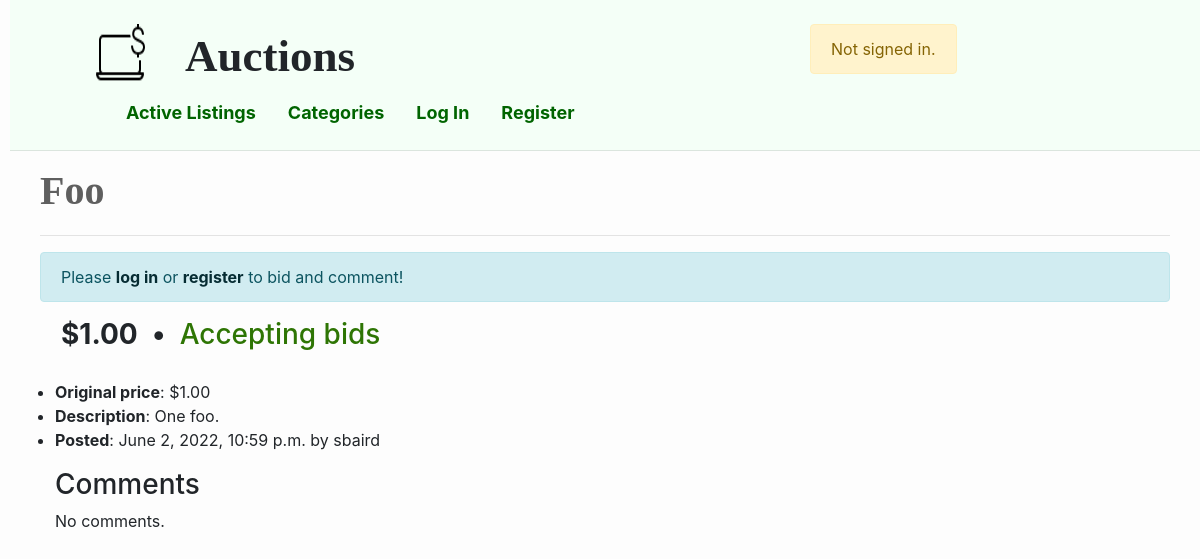
The app's page /listing/9 with its own data.
### auctions/models.py (models this page shows, shortened)
class Listing(models.Model):
    title = models.CharField(max_length=80)
    description = models.TextField(max_length=1000)
    start_price = models.DecimalField(max_digits=MAX_PRICE_DIGITS,
        validators=[MaxValueValidator(MAX_PRICE), MinValueValidator(0)],
        decimal_places=2, null=True, verbose_name="Start price (USD):")
    current_bid = models.OneToOneField('Bid', null=True,
        on_delete=models.CASCADE, related_name="top_bid")
    image = models.ImageField(upload_to="images", blank=True, verbose_name="Image (optional)")
    category = models.CharField(
        choices=Category.choices, max_length=50, blank=True, verbose_name="Category (optional)")
    is_active = models.BooleanField(default=True)
    poster = models.ForeignKey(
        User, on_delete=models.CASCADE, related_name="postings", null=True)
    datetime = models.DateTimeField(auto_now_add=True, null=True)
    comments = models.ManyToManyField(
        'Comment', blank=True, related_name="comment_listing")

class User(AbstractUser):
    watchlist = models.ManyToManyField('Listing', blank=True,
        related_name="watchlisters")
    bids = models.ManyToManyField('Bid', blank=True, related_name="bidders")

### auctions/views.py (the view)
# urls.py: path("listing/<int:listing_id>", views.listing_view, name="listing"),
def listing_view(request, listing_id):
    listing = Listing.objects.get(id=listing_id)
    if request.method == "GET":
        return render_listing(request, listing, None)
    else:
        update_watchlist(request, listing)
        message = place_bid(request, listing)
        post_comment(request, listing)
        close_auction(request, listing)
        return render_listing(request, listing, message)

### auctions/forms.py (called while the page is built)
def add_bootstrap(form):
    for visible in form.visible_fields():
        visible.field.widget.attrs['class'] = 'form-control'

### auctions/views.py (called while the page is built)
def render_listing(request, listing, message):
    on_watchlist = False
    if request.user.is_authenticated:
        on_watchlist = listing in request.user.watchlist.all()
    return render(request, "auctions/listing.html", {
            "listing": listing,
            "message": message,
            "on_watchlist": on_watchlist,
            "bid_form": BidForm(),
            "comment_form": CommentForm(),
            "comments": listing.comments.all()
        })

### auctions/templates/auctions/listing.html (shortened to what this page needs)
{% extends "auctions/layout.html" %}
{% block body %}
    <h2>{{ listing.title }}</h2>
    <hr>
    {% if not user.is_authenticated %}
      <div class="alert alert-info" role="alert">
        Please <a href="{% url 'login' %}" class="alert-link">log in</a>
        or <a href="{% url 'register' %}" class="alert-link">register</a>
        to bid and comment!
      </div>
    {% endif %}
    <div id="listing-heading">
      {% if listing.current_bid %}
        <h3><strong>${{ listing.current_bid.bid }}</strong></h3>
      {% else %}
        <h3><strong>${{ listing.start_price }}</strong></h3>
      {% endif %}
      <h3>•</h3>
      <div>
        {% if listing.is_active %}
        <h3 id="auction-active-text">Accepting bids</h3>
      {% else %}
        <h3 id="auction-closed-text">Auction has closed</h3>
      {% endif %}
      </div>
    </div>
    <div class="container">
      <div class="row">
        <ul class="col-8">
          <li><b>Original price</b>: ${{ listing.start_price }}</li>
          <li><b>Description</b>: {{ listing.description }}</li>
          <li><b>Posted</b>: {{ listing.datetime }} by {{ listing.poster }}</li>
        </ul>
        <div class="listing-image col-lg-3">
        </div>
      </div>
      <h3> Comments </h3>
      {% for comment in comments %}
        <div class="container card mt-3">
          <p><strong>{{ comment.commenter }}</strong> - {{comment.datetime }}</p>
            <p id="comment-text">{{ comment.text }}</p>
        </div>
      {% empty %}
        <p>No comments.</p>
      {% endfor %}
    </div>
{% endblock %}

### auctions/static/auctions/styles.css (style rules this page uses)
body { padding-left: 10px; background-color: rgb(253, 253, 253); }
a { color: darkgreen; }
h2 { font-family:'Playfair', 'Didot', 'Georgia', serif; font-weight: bold; font-size: 40px; color: rgb(95, 95, 95); margin-bottom: 20px; }
#listing-heading { margin-bottom: 20px; margin-left: 15px; }
#listing-heading * { display: inline-block; vertical-align: top; margin-inline: 3px; }
#auction-active-text { color: rgb(46, 117, 4); }
.listing-image { margin-bottom: 20px; margin-left: 25px; }

### records on screen
Listing: title "Foo", start_price "1.00", description "One foo.", datetime "June 2, 2022, 10:59 p.m.", poster "sbaird"
